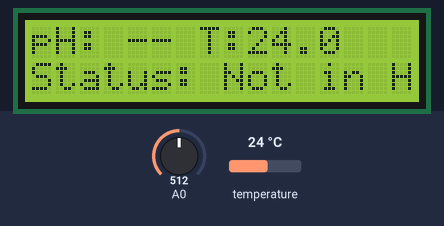
Simulated run of this sketch. Board: Arduino Uno, built with avr-gcc and run on an emulated ATmega328P. Parts: 16×2 character LCD. Inputs (shaded band) come from the test bench; at power-on: temperature 24 °C, A0 = 512. What the sketch prints to the serial monitor is not drawn.

Above: at 5.0 s.
5.1 s: temperature set to 12 °C
At 9.1 s:
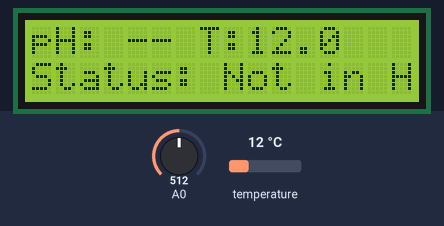
9.7 s: temperature set to 19 °C
At 13.2 s:
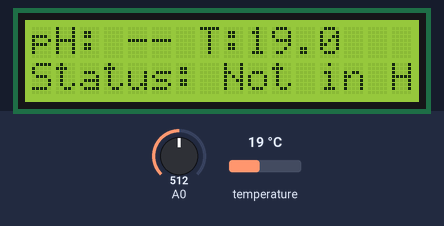
13.5 s: A0 set to 330
20.8 s: A0 set to 319
22.3 s: A0 set to 511
At 24.2 s:
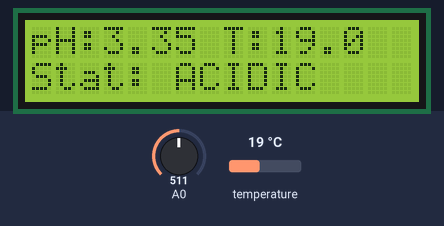
28.7 s: temperature set to 28 °C
At 31.6 s:
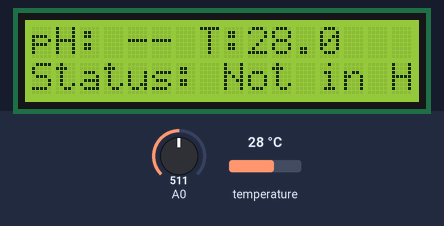
Timing chart, 0 to 33.1 s (numbered marks = the images above; inputs shaded):
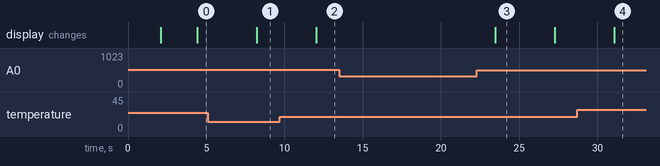

Measured:
- after the input at 5.1 s, the display: changes after 3.1 s (image 1)
- after the input at 9.7 s, the display: changes after 2.3 s (image 2)
- after the input at 13.5 s, every drawn part: stays the same
- after the input at 20.8 s, every drawn part: stays the same
- after the input at 22.3 s, the display: changes after 1.2 s (image 3)
- after the input at 28.7 s, the display: changes after 2.4 s (image 4)
- what the display in image 3 shows lasts 3.8 s, from 23.5 s to 27.3 s

The sketch:

Arduino_pH_Meter.ino
```cpp
#include <Wire.h>
#include <LiquidCrystal_I2C.h>
#include <OneWire.h>
#include <DallasTemperature.h>

// LCD Setup
LiquidCrystal_I2C lcd(0x27, 16, 2);

// pH Sensor Two-Point Calibration with Temperature Correction
// CALIBRATION INSTRUCTIONS (Using pH 6.86 and pH 4.01 buffers):
// 1. Prepare buffer solutions according to packet directions (250mL deionized water)
// 2. Measure temperature of buffer solutions (important for accuracy!)
// 3. Immerse sensor in pH 6.86 buffer solution, wait 30-60 seconds
// 4. Read voltage from serial monitor, set as ph_neutral_voltage
// 5. Record the temperature, update calibration_temp variable
// 6. Rinse sensor, immerse in pH 4.01 buffer solution, wait 30-60 seconds
// 7. Read voltage from serial monitor, set as ph_acidic_voltage
// 8. Upload this code with your calibration values
// NOTE: Buffer pH values are automatically corrected for temperature using the calibration table

// Calibration values (UPDATE THESE AFTER CALIBRATION)
// Using pH 4.01 (acidic) and pH 9.18 (alkaline) buffers for WIDER RANGE = BETTER ACCURACY
// Wider pH range (5.17 units) gives more accurate calibration than narrow range
// IMPORTANT: Use 3 decimal places for voltage (e.g., 2.090) for better sensitivity
// CURRENT READINGS (UPDATED WITH ACTUAL MEASUREMENTS):
float ph_acidic_voltage = 2.090;   // Voltage at pH 4.01 buffer (UPDATED: actual reading is 2.09V)
float ph_alkaline_voltage = 2.108;  // Voltage at pH 9.18 buffer (from previous calibration)
// NOTE: pH 9.18 has HIGHER voltage than pH 4.01 - this is unusual but valid for your sensor
// UPDATED: pH 4.01 voltage changed from 2.063 to 2.090 based on actual sensor reading

// Temperature at which calibration was performed
float calibration_temp = 27.8;  // Temperature from your readings (~27.8°C)

// Calculate calibration constants (will be recalculated with temperature-corrected pH values)
float ph_slope = 0.0;
float ph_offset = 7.0;

// Alternative: Single-point calibration (if two-point not available)
// float calibration_value = 21.34;  // Old method
// float ph_slope = -5.70;
// float ph_offset = calibration_value;

// Temperature compensation (ENABLED for better accuracy)
const float TEMP_COEFFICIENT = -0.003;  // pH change per °C (typical value)
const float REFERENCE_TEMP = 25.0;      // Reference temperature in °C

// Enhanced accuracy settings (improved sensitivity)
#define NUM_SAMPLES 20  // Increased for better accuracy and sensitivity
unsigned long int avgval;
int buffer_arr[NUM_SAMPLES], temp;

// Voltage filtering for stability (reduces noise)
#define VOLTAGE_FILTER_SIZE 7  // Increased for better stability
float voltage_history[VOLTAGE_FILTER_SIZE];
int voltage_history_index = 0;
bool voltage_history_filled = false;


// DS18B20 Temp Sensor Setup
#define ONE_WIRE_BUS 2
OneWire oneWire(ONE_WIRE_BUS);
DallasTemperature sensors(&oneWire);

// For tracking last sent data
float last_ph = -1;
float last_temperature = -1000;

// Function to get temperature-corrected buffer pH value (optimized for memory)
// Based on the calibration table from your buffer powder packets
// Reference: Standard NIST buffer solutions temperature correction
float getBufferpH(float temp, int buffer_type) {
  // buffer_type: 0 = pH 4.01, 1 = pH 6.86, 2 = pH 9.18
  // Temperature table: 10, 15, 20, 25, 30, 35, 40, 45, 50°C

  // Clamp temperature to valid range
  if (temp < 10.0) temp = 10.0;
  if (temp > 50.0) temp = 50.0;

  // Accurate temperature correction based on NIST standards
  float ph;
  if (buffer_type == 0) {  // pH 4.01 (Potassium Hydrogen Phthalate)
    // pH 4.01: {4.00, 4.00, 4.00, 4.01, 4.01, 4.02, 4.03, 4.04, 4.06}
    // Very stable, slight increase above 30°C
    if (temp <= 30.0) {
      ph = 4.01;
    } else {
      ph = 4.01 + (temp - 30.0) * 0.002;  // 0.002 per 5°C above 30
    }
  } else if (buffer_type == 1) {  // pH 6.86 (Mixed Phosphate)
    // pH 6.86: {6.92, 6.90, 6.88, 6.86, 6.85, 6.84, 6.84, 6.83, 6.83}
    // Decreases with temperature: -0.002 per 5°C from 25°C
    ph = 6.86 - (temp - 25.0) * 0.002;
  } else {  // pH 9.18 (Borax)
    // pH 9.18: {9.33, 9.28, 9.23, 9.18, 9.14, 9.10, 9.07, 9.04, 9.02}
    // Decreases with temperature: -0.003 per 5°C below 25, -0.002 per 5°C above 25
    if (temp <= 25.0) {
      ph = 9.18 + (25.0 - temp) * 0.003;  // Increases as temp decreases
    } else {
      ph = 9.18 - (temp - 25.0) * 0.002;  // Decreases as temp increases
    }
  }

  return ph;
}

// Function to calculate calibration constants using temperature-corrected buffer pH values
// Using WIDE RANGE calibration (pH 4.01 to pH 9.18) for better accuracy
// Formula: pH = slope × voltage + offset
// Slope = (pH_alkaline - pH_acidic) / (Voltage_alkaline - Voltage_acidic)
// Offset = pH_acidic - (slope × Voltage_acidic)
void calculateCalibrationConstants(float temp) {
  // Get actual buffer pH values at the calibration temperature (temperature-corrected)
  float ph_acidic_actual = getBufferpH(temp, 0);    // pH 4.01 buffer
  float ph_alkaline_actual = getBufferpH(temp, 2); // pH 9.18 buffer

  // Calculate voltage difference
  // NOTE: For your sensor, pH 9.18 has HIGHER voltage (2.11V) than pH 4.01 (2.06V)
  // This is unusual but valid - the formula will handle it correctly
  float voltage_diff = ph_alkaline_voltage - ph_acidic_voltage;
  float ph_diff = ph_alkaline_actual - ph_acidic_actual;

  // Validate calibration data
  if (abs(voltage_diff) > 0.01) {  // Prevent division by zero, ensure meaningful difference
    // Standard two-point calibration formula (works for any voltage relationship)
    ph_slope = ph_diff / voltage_diff;
    ph_offset = ph_acidic_actual - (ph_slope * ph_acidic_voltage);

    // Validate calculated values (wider ranges to account for different sensor types)
    if (ph_slope < -20.0 || ph_slope > 20.0) {
      Serial.print("WARNING: Slope=");
      Serial.print(ph_slope, 2);
      Serial.println(" seems unusual - check calibration!");
    }
    if (ph_offset < 0.0 || ph_offset > 50.0) {
      Serial.print("WARNING: Offset=");
      Serial.print(ph_offset, 2);
      Serial.println(" seems unusual - check calibration!");
    }
  } else {
    // Use default values if calibration is invalid
    ph_slope = -6.0;
    ph_offset = 22.0;
    Serial.println("WARNING: Invalid calibration values! Using defaults.");
    Serial.println("Ensure voltage difference > 0.01V between buffers.");
  }
}

void setup() {
  Serial.begin(9600);

  lcd.init();
  lcd.backlight();
  lcd.setCursor(0, 0);
  lcd.print("Smart Fish Care");
  lcd.setCursor(0, 1);
  lcd.print("Calibrating...");
  delay(2000);
  lcd.clear();

  sensors.begin();

  // Initialize voltage filter
  for (int i = 0; i < VOLTAGE_FILTER_SIZE; i++) {
    voltage_history[i] = 2.5;  // Initialize with typical voltage
  }

  // Calculate calibration constants using temperature-corrected buffer pH values
  calculateCalibrationConstants(calibration_temp);

  // Display calibration info on startup
  Serial.println("\n=== pH Sensor Calibration Info (Temperature-Corrected) ===");
  Serial.print("Calibration Temperature: ");
  Serial.print(calibration_temp, 1);
  Serial.println("C");
  Serial.print("pH 4.01 Buffer Voltage: ");
  Serial.println(ph_acidic_voltage, 3);  // 3 decimals for precision
  Serial.print("pH 9.18 Buffer Voltage: ");
  Serial.println(ph_alkaline_voltage, 3);  // 3 decimals for precision

  // Show actual buffer pH values at calibration temperature
  float ph_acidic_actual = getBufferpH(calibration_temp, 0);
  float ph_alkaline_actual = getBufferpH(calibration_temp, 2);
  Serial.print("pH 4.01 @ ");
  Serial.print(calibration_temp, 1);
  Serial.print("C = ");
  Serial.println(ph_acidic_actual, 2);
  Serial.print("pH 9.18 @ ");
  Serial.print(calibration_temp, 1);
  Serial.print("C = ");
  Serial.println(ph_alkaline_actual, 2);
  Serial.print("Voltage Difference: ");
  Serial.print(abs(ph_alkaline_voltage - ph_acidic_voltage), 3);
  Serial.println("V");

  Serial.print("Slope: ");
  Serial.println(ph_slope, 2);
  Serial.print("Offset: ");
  Serial.println(ph_offset, 2);

  // Check if calibration is complete (using approximate check for float comparison)
  if (abs(ph_acidic_voltage - 2.090) < 0.001 && abs(ph_alkaline_voltage - 2.108) < 0.001) {
    Serial.println("\n=== CALIBRATION COMPLETE ===");
    Serial.println("Using pH 4.01 and pH 9.18 buffers");
    Serial.println("Wide range calibration for better accuracy!");
  } else {
    Serial.println("\n!!! CALIBRATION INCOMPLETE !!!");
    Serial.println("Update ph_acidic_voltage and ph_alkaline_voltage");
    Serial.println("Use 3 decimal places (e.g., 2.063) for better sensitivity");
  }

  Serial.println("========================================================\n");
}

void loop() {
  // Enhanced pH Readings - Take multiple samples for better accuracy and sensitivity
  // Read each sample multiple times and average for improved precision
  for (int i = 0; i < NUM_SAMPLES; i++) {
    // Take 3 quick reads and average for each sample (reduces noise)
    int sample_sum = 0;
    for (int j = 0; j < 3; j++) {
      sample_sum += analogRead(A0);
      delay(10);  // Small delay between reads
    }
    buffer_arr[i] = sample_sum / 3;  // Average of 3 reads
    delay(20);  // Delay between samples
  }

  // Sort readings for median filter (removes outliers)
  for (int i = 0; i < NUM_SAMPLES - 1; i++) {
    for (int j = i + 1; j < NUM_SAMPLES; j++) {
      if (buffer_arr[i] > buffer_arr[j]) {
        temp = buffer_arr[i];
        buffer_arr[i] = buffer_arr[j];
        buffer_arr[j] = temp;
      }
    }
  }

  // Use middle 70% of readings (remove top and bottom 15% outliers)
  int start_idx = NUM_SAMPLES * 15 / 100;  // Remove bottom 15%
  int end_idx = NUM_SAMPLES - (NUM_SAMPLES * 15 / 100);  // Remove top 15%
  avgval = 0;
  int valid_samples = 0;
  for (int i = start_idx; i < end_idx; i++) {
    avgval += buffer_arr[i];
    valid_samples++;
  }

  // Calculate voltage with improved precision and sensitivity
  // Using float division for better accuracy
  float avg_analog = (float)avgval / (float)valid_samples;
  // More precise voltage calculation: V = (analog_value / 1024.0) * 5.0
  // Using double precision calculation for better sensitivity
  float voltage_raw = (avg_analog * 5.0) / 1024.0;

  // Apply moving average filter for voltage stability (reduces noise)
  voltage_history[voltage_history_index] = voltage_raw;
  voltage_history_index = (voltage_history_index + 1) % VOLTAGE_FILTER_SIZE;
  if (voltage_history_index == 0) voltage_history_filled = true;

  // Calculate filtered voltage (more stable reading)
  float voltage = 0.0;
  int count = voltage_history_filled ? VOLTAGE_FILTER_SIZE : voltage_history_index;
  for (int i = 0; i < count; i++) {
    voltage += voltage_history[i];
  }
  voltage = voltage / count;

  // Calculate pH using two-point calibration
  float ph_act = ph_slope * voltage + ph_offset;

  // Get temperature (simple version from original code)
  sensors.requestTemperatures();
  float waterTemp = sensors.getTempCByIndex(0);

  // Temperature compensation (ENABLED for better accuracy)
  if (waterTemp > -55.0 && waterTemp < 125.0) {  // Valid DS18B20 range
    float ph_compensated = ph_act + (TEMP_COEFFICIENT * (waterTemp - REFERENCE_TEMP));
    ph_act = ph_compensated;
  }

  // Validate readings
  bool valid_reading = true;
  if (voltage < 0.5 || voltage > 4.5) {
    valid_reading = false;
  }
  if (ph_act < 0.0 || ph_act > 14.0) {
    valid_reading = false;
  }
  if (waterTemp < -55.0 || waterTemp > 125.0) {
    valid_reading = false;  // DS18B20 range
  }

  // If calibration is incomplete, ALWAYS show voltage reading (regardless of validity)
  bool calibration_incomplete = (abs(ph_acidic_voltage - 2.090) < 0.001 && abs(ph_alkaline_voltage - 2.108) < 0.001) ? false : true;
  if (calibration_incomplete) {
    Serial.print(">>> CALIB: FilteredV=");
    Serial.print(voltage, 3);  // 3 decimals for better precision
    Serial.print("V | RawV=");
    Serial.print(voltage_raw, 3);  // 3 decimals for better precision
    Serial.print("V | Temp=");
    Serial.print(waterTemp, 1);
    Serial.print("C | pH=");
    Serial.print(ph_act, 2);
    Serial.print(" | NOTE: Calibration incomplete!");
    Serial.println();

    // Show which buffer this might be based on voltage
    if (abs(voltage - ph_acidic_voltage) < 0.02) {
      Serial.println("    -> pH 4.01 buffer (voltage matches)");
    } else if (abs(voltage - ph_alkaline_voltage) < 0.02) {
      Serial.println("    -> pH 9.18 buffer (voltage matches)");
    } else if (voltage > ph_acidic_voltage && voltage < ph_alkaline_voltage) {
      Serial.println("    -> pH 6.86 buffer (voltage between 4.01 and 9.18)");
      Serial.print("    RECORD THIS FilteredV=");
      Serial.print(voltage, 3);  // 3 decimals for precision
      Serial.println("V if testing pH 6.86!");
    } else {
      Serial.println("    -> Unknown buffer or sensor issue");
    }
  }

  // LCD Display
  lcd.clear();
  lcd.setCursor(0, 0);
  String status_str = "";

  if (!valid_reading) {
    lcd.print("pH: -- T:");
    lcd.print(waterTemp, 1);
    lcd.setCursor(0, 1);
    lcd.print("Status: Not in H2O");
    status_str = "Not in H2O";
  } else {
    lcd.print("pH:");
    lcd.print(ph_act, 2);  // Show 2 decimal places
    lcd.print(" T:");
    lcd.print(waterTemp, 1);

    lcd.setCursor(0, 1);

    // Interpret pH status - Matching buffer solution labels
    // Status ranges (aligned with buffer solutions):
    // ACIDIC: pH < 6.5 (includes pH 4.01 buffer)
    // SAFE: 6.5 <= pH <= 8.0 (includes pH 6.86 buffer)
    // ALKALINE: pH > 8.0 (includes pH 9.18 buffer)

    if (ph_act < 6.5) {
      lcd.print("Stat: ACIDIC");
      status_str = "ACIDIC";
    } else if (ph_act >= 6.5 && ph_act <= 8.0) {
      lcd.print("Stat: SAFE");
      status_str = "SAFE";
    } else if (ph_act > 8.0) {
      lcd.print("Stat: ALKALINE");
      status_str = "ALKALINE";
    } else {
      // Should not reach here, but handle edge cases
      lcd.print("Stat: UNKNOWN");
      status_str = "UNKNOWN";
    }

    // Send to Serial - always show if calibration incomplete, otherwise only on change
    if (calibration_incomplete || abs(ph_act - last_ph) >= 0.05 || abs(waterTemp - last_temperature) >= 0.1) {
      Serial.print("ph_value=");
      Serial.print(ph_act, 2);  // 2 decimal places
      Serial.print("&temperature=");
      Serial.print(waterTemp, 2);
      Serial.print("&status=");
      Serial.println(status_str);

      // Simplified debug output (memory optimized)
      if (!calibration_incomplete) {
        Serial.print("DEBUG: V=");
        Serial.print(voltage, 2);
        Serial.print("V pH=");
        Serial.print(ph_act, 2);
        Serial.print(" T=");
        Serial.print(waterTemp, 1);
        Serial.println("C");
      }

      last_ph = ph_act;
      last_temperature = waterTemp;
    }
  }

  delay(2000); // Check every 2 seconds
}
```
